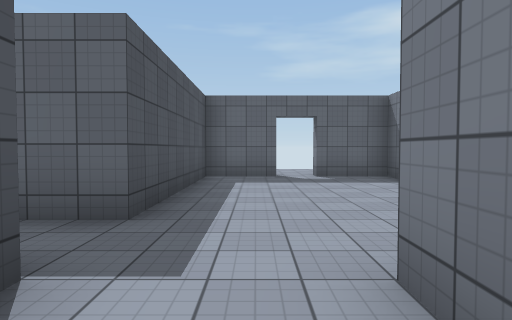
[1] (above)

12 first-person views from a walk through a Unity game level. The camera is 1.4 m above the floor, tilts 2° down and sees 75° across. The floor is counted in squares, 2 m on a side. Each view is taken from the middle of a square. On the plan, view 1 faces up. The plan holds only what a view shows up to about 10 squares ahead; the rest is blank. Door leaves are left out, so doorways stand open. Surface patterns are stand-ins for the level's own textures.

[2]
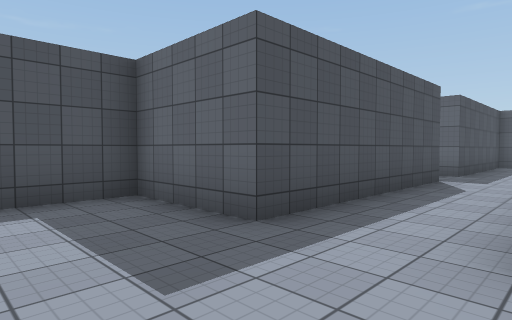

[3]
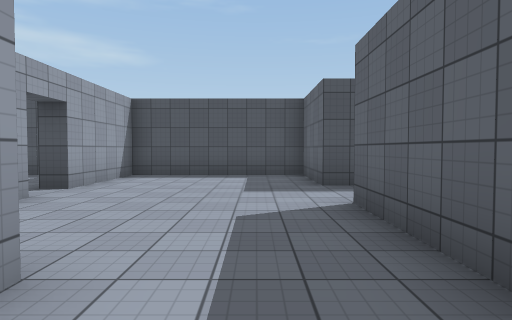

[4]
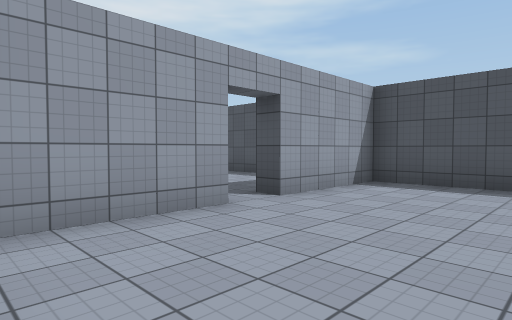

[5]
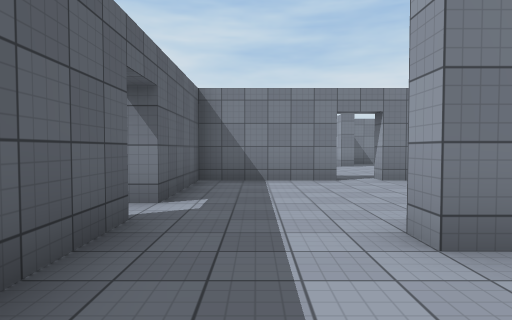

[6]
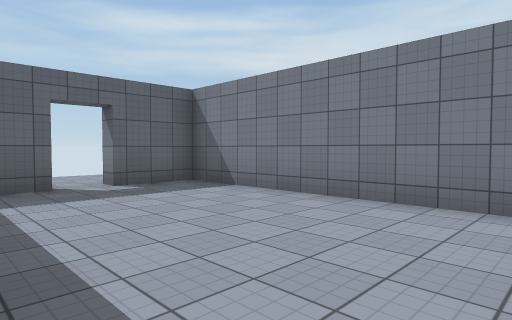

[7]
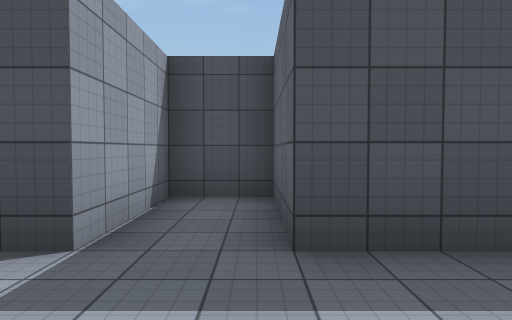

[8]
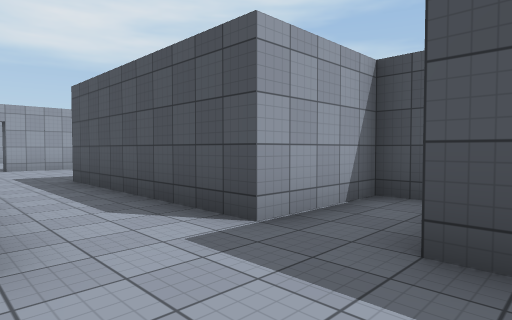

[9]
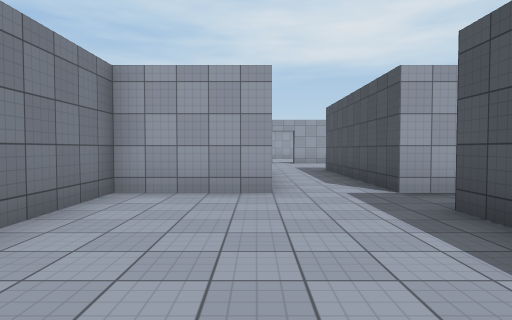

[10]
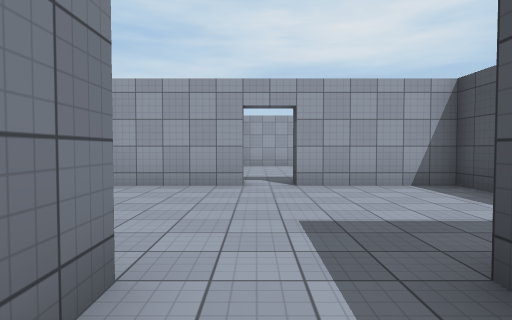

[11]
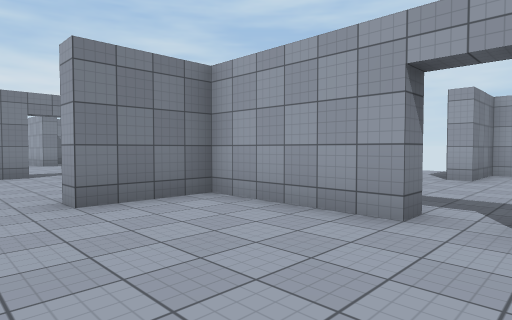

[12]
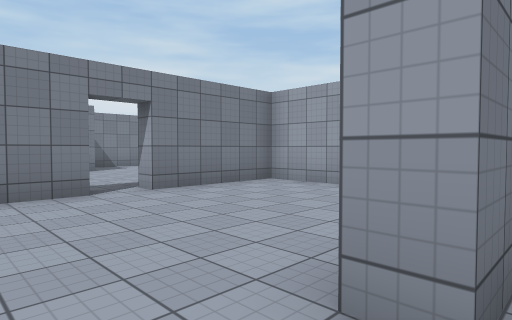

### Floor plan
Points are (right, up) in squares from view 1. A wall is a line through its corners. A room is listed if a view was taken in it or the views show most of it. See-through windows are left out.
Room 1 (views 1, 2, 4, 5, 10, 11, 12)
walls: (0.2, -8.2) (3.3, -8.2) (3.3, -6.3); (4.3, -3.7) (0.7, -3.7) (0.7, -2.9); (0.7, 0.9) (0.7, 1.8); (-1.3, 1.8) (-1.3, -3.7) (-3.8, -3.7) (-3.8, -8.2) (-0.8, -8.2) (-0.8, -8.8)
ways out: opening at (4, -5.5) to room 2; opening at (0, 1) to room 3; open door at (-0.5, -8.5)
Room 2 (view 3)
walls: (8.2, -6.9) (8.2, -3.7) (5.2, -3.7); (3.3, -6.3) (3.8, -6.3); (6.4, -10.8) (8.2, -10.8) (8.2, -7.8) (8.8, -7.8)
ways out: opening at (4, -5.5) to room 1; open door at (4.5, -3.5); open door at (8.5, -7.5)
Room 3 (views 6, 7, 8, 9)
walls: (0.7, 1.8) (3.3, 1.8) (3.3, 8.2) (1.5, 8.2); (0.6, 8.2) (-1.3, 8.2) (-1.3, 3.3) (-3.8, 3.3) (-3.8, 1.8) (-1.3, 1.8)
ways out: opening at (0, 1) to room 1; open door at (1, 8.5)

Positions as (right, up) in squares from view 1, and headings:
1: (0, 0), facing up
2: (1, -6), facing up-left
3: (5, -5), facing left
4: (3, -5), facing down-left
5: (1, -5), facing right
6: (-1, 2), facing up-right
7: (1, 3), facing left
8: (1, 4), facing down-left
9: (1, 7), facing down
10: (0, -2), facing down
11: (-1, -5), facing down-right
12: (3, -5), facing down-right
